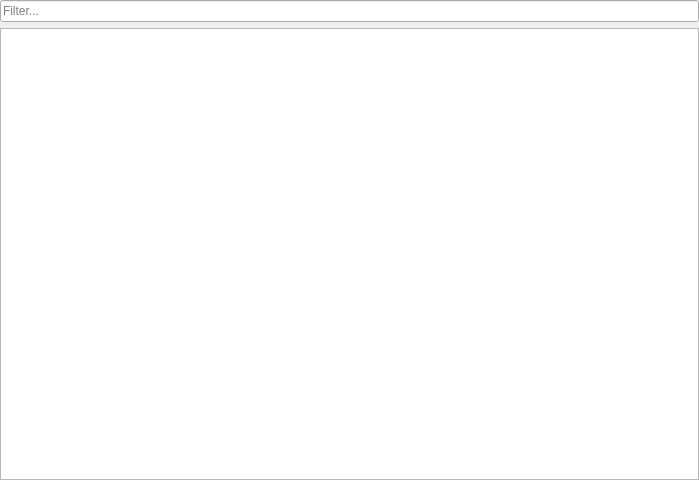
<?xml version="1.0" encoding="UTF-8"?>
<ui version="4.0">
 <class>ShortcutManager</class>
 <widget class="QWidget" name="ShortcutManager">
  <property name="geometry">
   <rect>
    <x>0</x>
    <y>0</y>
    <width>699</width>
    <height>480</height>
   </rect>
  </property>
  <property name="windowTitle">
   <string>Shortcut manager</string>
  </property>
  <layout class="QVBoxLayout" name="verticalLayout">
   <property name="margin">
    <number>0</number>
   </property>
   <item>
    <widget class="QLineEdit" name="FilterLine_">
     <property name="placeholderText">
      <string>Filter...</string>
     </property>
    </widget>
   </item>
   <item>
    <widget class="QTreeView" name="Tree_"/>
   </item>
  </layout>
 </widget>
 <resources/>
 <connections/>
</ui>
